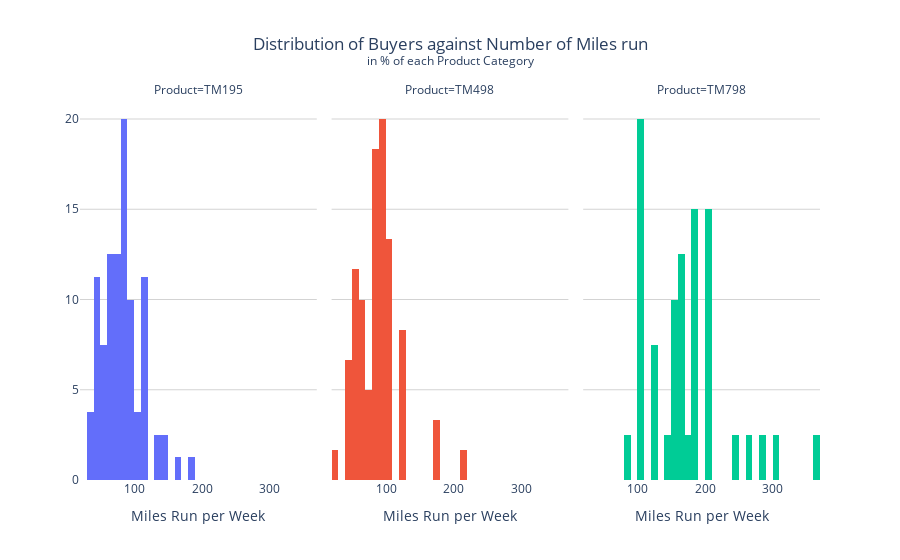

This figure's notebook cell:
### Code cell
# Distribution of Mileage for each Product category

title_ = 'Distribution of Buyers against Number of Miles run<br><sup>in % of each Product Category'
labels_ = {"Miles":"Miles Run per Week"}
miles_hist = px.histogram(df, x = 'Miles',
                         histnorm = 'percent',
                         facet_col = "Product",
                         color = "Product",
                         labels = labels_,
                         title = title_)
miles_hist.update_layout(title_x = 0.5, yaxis_title = None, plot_bgcolor = 'white')
miles_hist.update_yaxes(gridcolor = "lightgrey")
miles_hist.update_layout(showlegend = False)
miles_hist.update_traces(xbins_size = 10)
miles_hist.show()

### Figure 1 — Plotly figure (JSON) as saved in the notebook; plotly's stock layout.template omitted (floating-point values rounded to 4 significant figures)
{"data": [{"alignmentgroup": "True", "bingroup": "x", "histnorm": "percent", "hovertemplate": "Product=TM195<br>Miles Run per Week=%{x}<br>percent=%{y}<extra></extra>", "legendgroup": "TM195", "marker": {"color": "#636efa", "pattern": {"shape": ""}}, "name": "TM195", "offsetgroup": "TM195", "orientation": "v", "showlegend": true, "type": "histogram", "x": [112, 75, 66, 85, 47, 66, 75, 85, 141, 85, 85, 66, 75, 75, 47, 75, 103, 94, 113, 38, 113, 94, 94, 188, 113, 47, 75, 75, 56, 47, 85, 113, 47, 85, 113, 113, 47, 85, 66, 132, 85, 66, 85, 56, 56, 66, 103, 94, 113, 56, 85, 38, 94, 141, 85, 47, 47, 113, 85, 38, 85, 169, 66, 85, 94, 85, 94, 85, 75, 56, 56, 75, 132, 66, 103, 66, 75, 47, 94, 66], "xaxis": "x", "xbins": {"size": 10}, "yaxis": "y"}, {"alignmentgroup": "True", "bingroup": "x", "histnorm": "percent", "hovertemplate": "Product=TM498<br>Miles Run per Week=%{x}<br>percent=%{y}<extra></extra>", "legendgroup": "TM498", "marker": {"color": "#EF553B", "pattern": {"shape": ""}}, "name": "TM498", "offsetgroup": "TM498", "orientation": "v", "showlegend": true, "type": "histogram", "x": [64, 53, 106, 95, 212, 42, 53, 95, 85, 95, 127, 74, 53, 64, 85, 106, 106, 85, 127, 42, 106, 95, 64, 170, 106, 53, 42, 127, 85, 127, 106, 53, 95, 74, 106, 95, 64, 21, 127, 95, 170, 85, 95, 95, 74, 95, 85, 85, 53, 53, 64, 95, 85, 85, 106, 85, 85, 95, 42, 64], "xaxis": "x2", "xbins": {"size": 10}, "yaxis": "y2"}, {"alignmentgroup": "True", "bingroup": "x", "histnorm": "percent", "hovertemplate": "Product=TM798<br>Miles Run per Week=%{x}<br>percent=%{y}<extra></extra>", "legendgroup": "TM798", "marker": {"color": "#00cc96", "pattern": {"shape": ""}}, "name": "TM798", "offsetgroup": "TM798", "orientation": "v", "showlegend": true, "type": "histogram", "x": [106, 120, 200, 140, 100, 100, 100, 80, 200, 160, 120, 160, 200, 100, 180, 240, 170, 100, 180, 160, 100, 100, 180, 180, 150, 180, 300, 280, 160, 150, 260, 200, 150, 360, 150, 200, 200, 160, 120, 180], "xaxis": "x3", "xbins": {"size": 10}, "yaxis": "y3"}], "layout": {"annotations": [{"font": {}, "showarrow": false, "text": "Product=TM195", "x": 0.16, "xanchor": "center", "xref": "paper", "y": 1, "yanchor": "bottom", "yref": "paper"}, {"font": {}, "showarrow": false, "text": "Product=TM498", "x": 0.5, "xanchor": "center", "xref": "paper", "y": 1, "yanchor": "bottom", "yref": "paper"}, {"font": {}, "showarrow": false, "text": "Product=TM798", "x": 0.84, "xanchor": "center", "xref": "paper", "y": 1, "yanchor": "bottom", "yref": "paper"}], "autosize": true, "barmode": "relative", "legend": {"title": {"text": "Product"}, "tracegroupgap": 0}, "plot_bgcolor": "white", "showlegend": false, "title": {"text": "Distribution of Buyers against Number of Miles run<br><sup>in % of each Product Category", "x": 0.5}, "xaxis": {"anchor": "y", "autorange": true, "domain": [0, 0.32], "range": [19.5, 369.5], "title": {"text": "Miles Run per Week"}, "type": "linear"}, "xaxis2": {"anchor": "y2", "autorange": true, "domain": [0.34, 0.66], "matches": "x", "range": [19.5, 369.5], "title": {"text": "Miles Run per Week"}, "type": "linear"}, "xaxis3": {"anchor": "y3", "autorange": true, "domain": [0.68, 1.0], "matches": "x", "range": [19.5, 369.5], "title": {"text": "Miles Run per Week"}, "type": "linear"}, "yaxis": {"anchor": "x", "autorange": true, "domain": [0, 1], "gridcolor": "lightgrey", "range": [0, 21.05], "title": {}}, "yaxis2": {"anchor": "x2", "autorange": true, "domain": [0, 1], "gridcolor": "lightgrey", "matches": "y", "range": [0, 21.05], "showticklabels": false}, "yaxis3": {"anchor": "x3", "autorange": true, "domain": [0, 1], "gridcolor": "lightgrey", "matches": "y", "range": [0, 21.05], "showticklabels": false}}}
